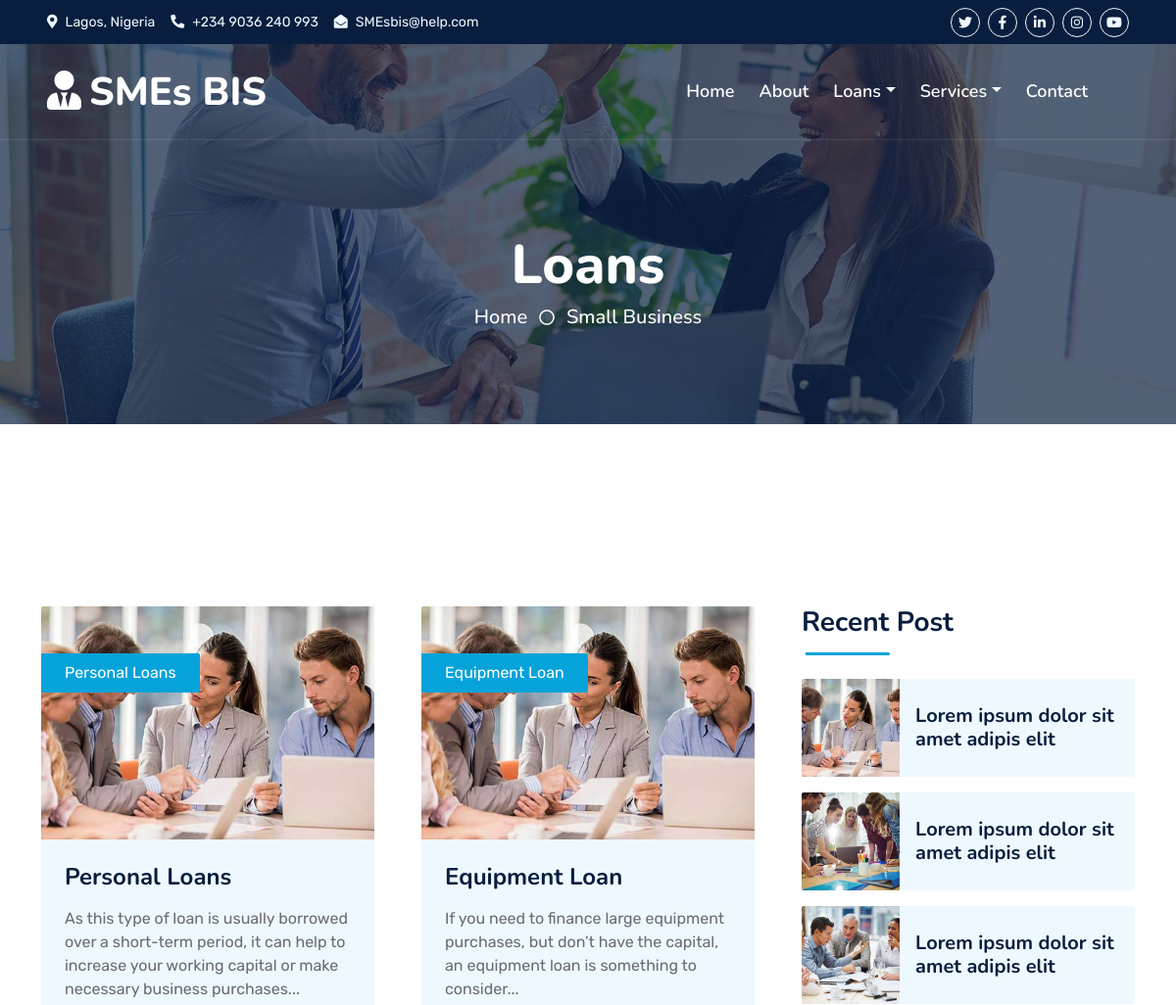
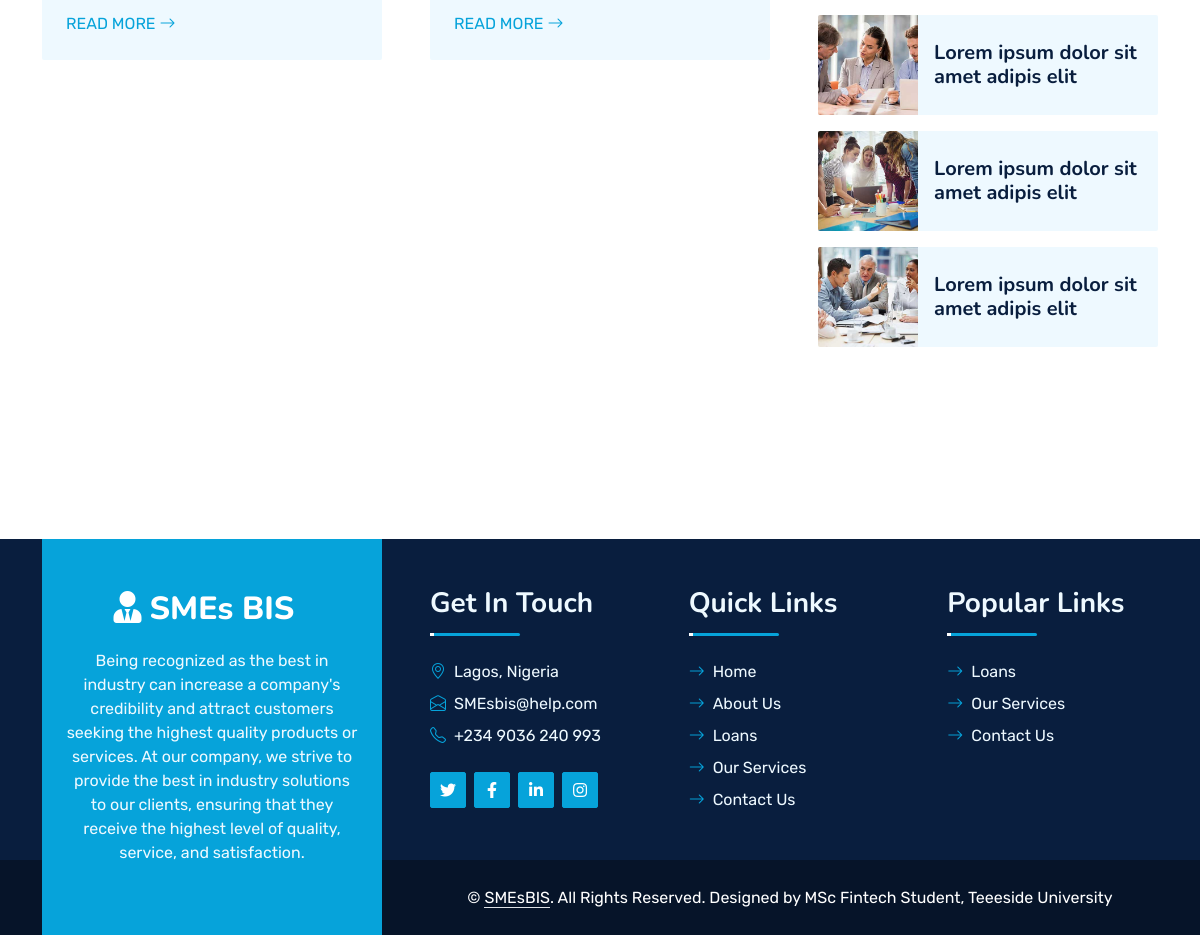
/small/, run on the app's committed database (2 pictures, top to bottom).
### main/models.py (models this page shows, shortened)
class Loan(models.Model):
	LOAN_TYPE = (
		('small','SMALL'),
		('medium','MEDIUM'),
		('enterprise','ENTERPRISE')
	)
	name = models.CharField(max_length=50, null=True, blank=True)
	description = models.TextField(null=True, blank=True)
	loan_type = models.CharField(max_length=15, default='small', choices=LOAN_TYPE)
	image = models.ImageField(upload_to='images/', blank=True, null=True)
	updated = models.DateTimeField(auto_now=True)
	created = models.DateTimeField(auto_now_add=True)
	class Meta:
		ordering = ('-created',)

### main/views.py (the view)
# urls.py: path('small/', views.small, name='small'),
def small(request):
	loans = Loan.objects.filter(loan_type__iexact='small')
	if loans.exists():
		context = {'loans':loans, 'loan_type':'Small'}
		return render(request, 'main/loan.html', context)

### main/templates/main/loan.html (shortened to what this page needs)
{% extends 'base.html' %}
{% load static %}
{% block content %}
    <div class="container-fluid position-relative p-0">
    {% include 'nav.html' %}
        <div class="container-fluid bg-primary py-5 bg-header" style="margin-bottom: 90px;">
            <div class="row py-5">
                <div class="col-12 pt-lg-5 mt-lg-5 text-center">
                    <h1 class="display-4 text-white animated zoomIn">Loans</h1>
                    <a href="{% url 'main:index' %}" class="h5 text-white">Home</a>
                    <i class="far fa-circle text-white px-2"></i>
                    <a href="" class="h5 text-white">{{ loan_type }} Business</a>
                </div>
            </div>
        </div>
    </div>
    <div class="container-fluid py-5 wow fadeInUp" data-wow-delay="0.1s">
        <div class="container py-5">
            <div class="row g-5">
                <div class="col-lg-8">
                    <div class="row g-5">
                        {% for loan in loans %}
                        <div class="col-md-6 wow slideInUp" data-wow-delay="0.1s">
                            <div class="blog-item bg-light rounded overflow-hidden">
                                <div class="blog-img position-relative overflow-hidden">
                                    <img class="img-fluid" src="{% static 'img/blog-1.jpg' %}" alt="">
                                    <a class="position-absolute top-0 start-0 bg-primary text-white rounded-end mt-5 py-2 px-4" href="{% url 'main:small_detail' %}">
                                        {{ loan.name }}
                                    </a>
                                </div>
                                <div class="p-4">
                                    <h4 class="mb-3">{{ loan.name }}</h4>
                                    <p>{{ loan.description }}...</p>
                                    <a class="text-uppercase" href="{% url 'main:small_detail' %}">Read More <i class="bi bi-arrow-right"></i></a>
                                </div>
                            </div>
                        </div>
                        {% endfor %}
                    </div>
                </div>
                <div class="col-lg-4">
                    <div class="mb-5 wow slideInUp" data-wow-delay="0.1s">
                        <div class="section-title section-title-sm position-relative pb-3 mb-4">
                            <h3 class="mb-0">Recent Post</h3>
                        </div>
                        <div class="d-flex rounded overflow-hidden mb-3">
                            <img class="img-fluid" src="{% static 'img/blog-1.jpg' %}" style="width: 100px; height: 100px; object-fit: cover;" alt="">
                            <a href="" class="h5 fw-semi-bold d-flex align-items-center bg-light px-3 mb-0">Lorem ipsum dolor sit amet adipis elit
                            </a>
                        </div>
                        <div class="d-flex rounded overflow-hidden mb-3">
                            <img class="img-fluid" src="{% static 'img/blog-2.jpg' %}" style="width: 100px; height: 100px; object-fit: cover;" alt="">
                            <a href="" class="h5 fw-semi-bold d-flex align-items-center bg-light px-3 mb-0">Lorem ipsum dolor sit amet adipis elit
                            </a>
                        </div>
                        <div class="d-flex rounded overflow-hidden mb-3">
                            <img class="img-fluid" src="{% static 'img/blog-3.jpg' %}" style="width: 100px; height: 100px; object-fit: cover;" alt="">
                            <a href="" class="h5 fw-semi-bold d-flex align-items-center bg-light px-3 mb-0">Lorem ipsum dolor sit amet adipis elit
                            </a>
                        </div>
                        <div class="d-flex rounded overflow-hidden mb-3">
                            <img class="img-fluid" src="{% static 'img/blog-1.jpg' %}" style="width: 100px; height: 100px; object-fit: cover;" alt="">
                            <a href="" class="h5 fw-semi-bold d-flex align-items-center bg-light px-3 mb-0">Lorem ipsum dolor sit amet adipis elit
                            </a>
                        </div>
                        <div class="d-flex rounded overflow-hidden mb-3">
                            <img class="img-fluid" src="{% static 'img/blog-2.jpg' %}" style="width: 100px; height: 100px; object-fit: cover;" alt="">
                            <a href="" class="h5 fw-semi-bold d-flex align-items-center bg-light px-3 mb-0">Lorem ipsum dolor sit amet adipis elit
                            </a>
                        </div>
                        <div class="d-flex rounded overflow-hidden mb-3">
                            <img class="img-fluid" src="{% static 'img/blog-3.jpg' %}" style="width: 100px; height: 100px; object-fit: cover;" alt="">
                            <a href="" class="h5 fw-semi-bold d-flex align-items-center bg-light px-3 mb-0">Lorem ipsum dolor sit amet adipis elit
                            </a>
                        </div>
                    </div>
                </div>
            </div>
        </div>
    </div>
{% endblock content %}

### static/css/style.css (style rules this page uses)
:root { --primary: #06A3DA; --secondary: #34AD54; --light: #EEF9FF; --dark: #091E3E; }
h1, h2, .fw-bold { font-weight: 800 !important; }
h3, h4, .fw-semi-bold { font-weight: 700 !important; }
.section-title::before { position: absolute; content: ""; width: 150px; height: 5px; left: 0; bottom: 0; background: var(--primary); border-radius: 2px; }
.section-title.section-title-sm::before { width: 90px; height: 3px; }
.section-title::after { position: absolute; content: ""; width: 6px; height: 5px; bottom: 0px; background: #FFFFFF; -webkit-animation: section-title-run 5s infinite linear; animation: section-title-run 5s infinite linear; }
.section-title.section-title-sm::after { width: 4px; height: 3px; }
.section-title.section-title-sm::after { -webkit-animation: section-title-run-sm 5s infinite linear; animation: section-title-run-sm 5s infinite linear; }
.team-item .team-img img, .blog-item .blog-img img { transition: .5s; }
.bg-header { background: linear-gradient(rgba(9, 30, 62, .7), rgba(9, 30, 62, .7)), url(../img/carousel-1.jpg) center center no-repeat; background-size: cover; }

### data on the page
Loan: name "Personal Loans", description "As this type of loan is usually borrowed over a short-term period, it can help to increase your working capital or make necessary business purchases"
Loan: name "Equipment Loan", description "If you need to finance large equipment purchases, but don’t have the capital, an equipment loan is something to consider"

### other printed values
{{ loan_type }} "Small"
